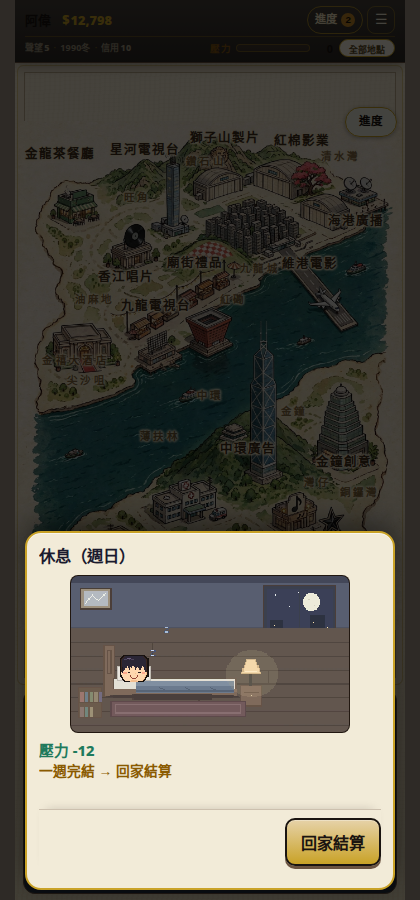
#> input picture qa105/shots/a1_sunday_board.png, 420 x 900 px, found by its file name; its folder holds only this picture in this run
$ python scan424_after.py
#> lines starting #> are read from the running program, lines starting #| are printed output that depends on the picture
# -*- coding: utf-8 -*-
"""v424 全覆蓋 scan（after）：pixel sanity + sidecar geometry，同基線 scan424.json 對照。"""
import os, json
from PIL import Image

BASE = "/home/hatch/workspace/linji-work424/qa424/out/scan_after"
shots = sorted(p[:-4] for p in os.listdir(os.path.join(BASE, "shots")) if p.endswith(".png"))
out = {"pixel": {}, "geometry": {}, "clickables": {}, "counts": {}}
full, crop = [], []
for name in shots:
    png = os.path.join(BASE, "shots", name + ".png")
    im = Image.open(png).convert("RGB")
#> im is the input picture: PIL image 420x900 RGB; mean R, G, B 93.8, 90.8, 81.4
    W, H = im.size
#> W = 420; H = 900
    scp = os.path.join(BASE, "sidecars", name + ".json")
    vp = {"width": 390, "height": 844}
    sc = {}
    if os.path.exists(scp):
        try:
            sc = json.load(open(scp, encoding="utf-8"))
            vp = sc.get("viewport") or vp
        except Exception:
            sc = {}
    vw, vh = float(vp.get("width", 390)), float(vp.get("height", 844))
    is_full = abs(W / H - vw / vh) <= 0.02 and W >= vw
#> is_full = True
    (full if is_full else crop).append(name)
    small = im.resize((min(im.width, 195), min(im.height, 422)))
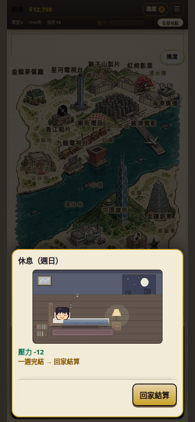
#> small: PIL image 195x422 RGB; mean R, G, B 93.8, 90.8, 81.4
    px = list(small.getdata())
#> px = 82290 items
    n = len(px)
#> n = 82290
    mean = sum(0.2126 * p[0] + 0.7152 * p[1] + 0.0722 * p[2] for p in px) / n
#> mean = 90.75
    black = sum(1 for p in px if p[0] < 12 and p[1] < 12 and p[2] < 12) / n
#> black = 0.00182
    uniq = len(set(px))
#> uniq = 12105
    out["pixel"][name] = {"size": [W, H], "viewport": [vw, vh], "meanLum": round(mean, 1),
                          "blackShare": round(black, 3), "uniq": uniq,
                          "blank": mean > 250 and uniq < 40, "dark": mean < 25}
    texts = [t for t in ((sc.get("data") or {}).get("texts") or []) if t.get("hit") is True]
    clipped = [t["text"][:24] for t in texts if t["x"] < -1 or t["y"] < -1 or t["x"] + t["w"] > vw + 1 or t["y"] + t["h"] > vh + 1]
    coll = []
    for i in range(len(texts)):
        for j in range(i + 1, len(texts)):
            a, b = texts[i], texts[j]
            ox = min(a["x"] + a["w"], b["x"] + b["w"]) - max(a["x"], b["x"])
            oy = min(a["y"] + a["h"], b["y"] + b["h"]) - max(a["y"], b["y"])
            if ox > 2 and oy > 2:
                inter = ox * oy
                smaller = min(a["w"] * a["h"], b["w"] * b["h"])
                if smaller > 0 and inter / smaller > 0.35:
                    coll.append([a["text"][:16], b["text"][:16], round(inter / smaller, 2)])
    out["geometry"][name] = {"clipped": clipped[:8], "collisions": coll[:8], "nHit": len(texts)}
    out["clickables"][name] = (sc.get("data") or {}).get("clickables")
out["counts"] = {"shots": len(shots), "full": len(full), "crop": len(crop)}
json.dump(out, open(os.path.join(BASE, "scan_after.json"), "w"), ensure_ascii=False, indent=1)

#> (the run stopped early here; a loop or call above may not have finished)
